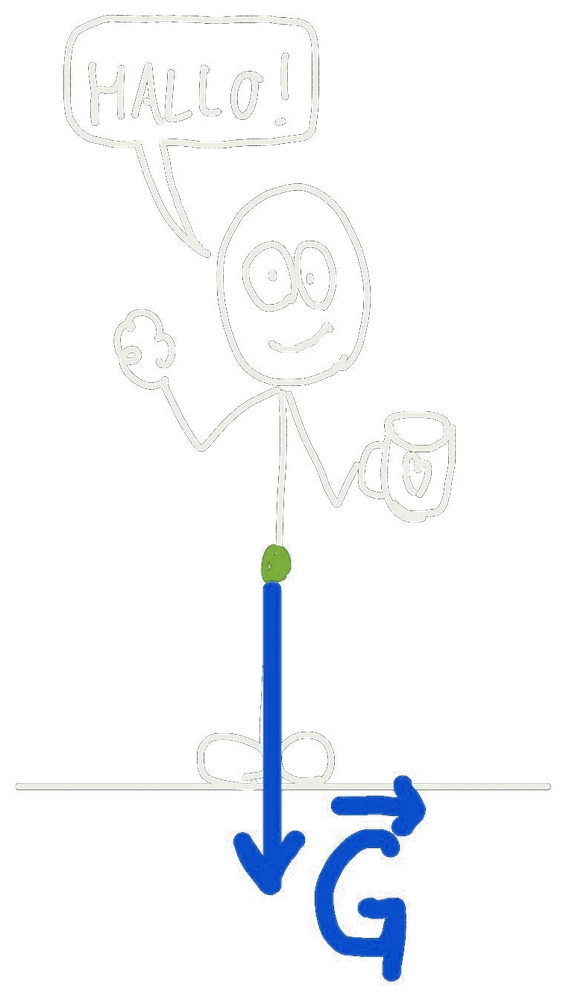
#> input picture verktoy/pdf/bilder/hallo.png, 566 x 1000 px, shrunk from 759 x 1342 before the run
$ python fjern_bakgrunn.py pdf/bilder/hallo.png
#> lines starting #> are read from the running program, lines starting #| are printed output that depends on the picture; after the words box and inside, x2 and y2 are one past the last pixel; in counts of white or black regions, pixels touching at a corner belong together
"""Fjerner hvit bakgrunn som henger sammen med kanten av bildet (flomfyll), men beholder hvitt inne i figuren
(f.eks. hvite bokstaver i fargede sirkler). Kanten mykes opp med fargeavstand til hvitt."""
import sys
import numpy as np
from PIL import Image
from scipy import ndimage
for f in sys.argv[1:]:
    im = Image.open(f).convert('RGBA'); a = np.asarray(im).astype(float)
#> further down, im is the input picture: PIL image 566x1000 RGBA; mean R, G, B, A 18.8, 21.3, 24, 22.2
    rgb = a[..., :3] / 255
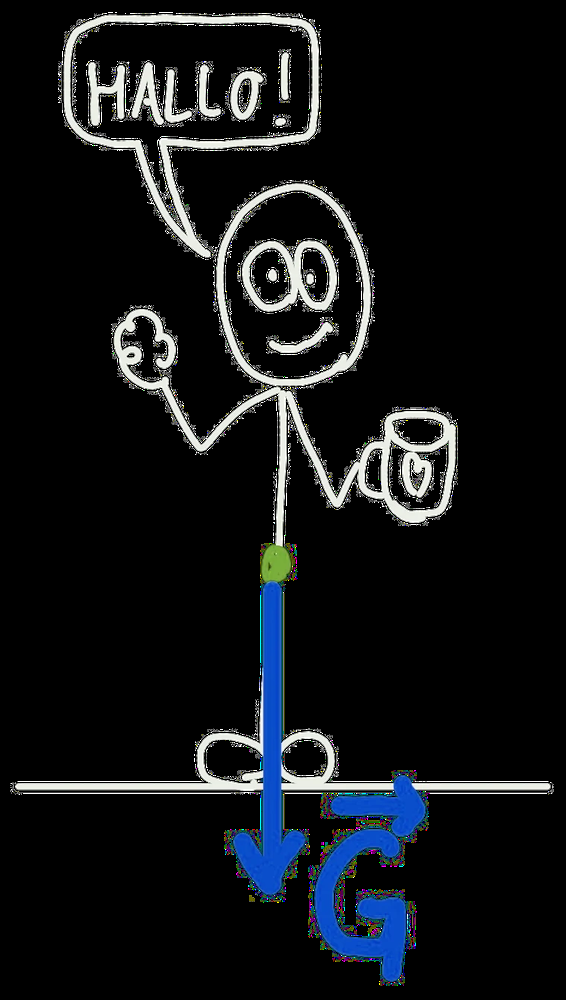
#> rgb: shape (1000, 566, 3) float64; mean R, G, B 0.0738, 0.0835, 0.094
    avst = (1 - rgb).max(axis=2)                 # 0 = hvit, 1 = langt fra hvit
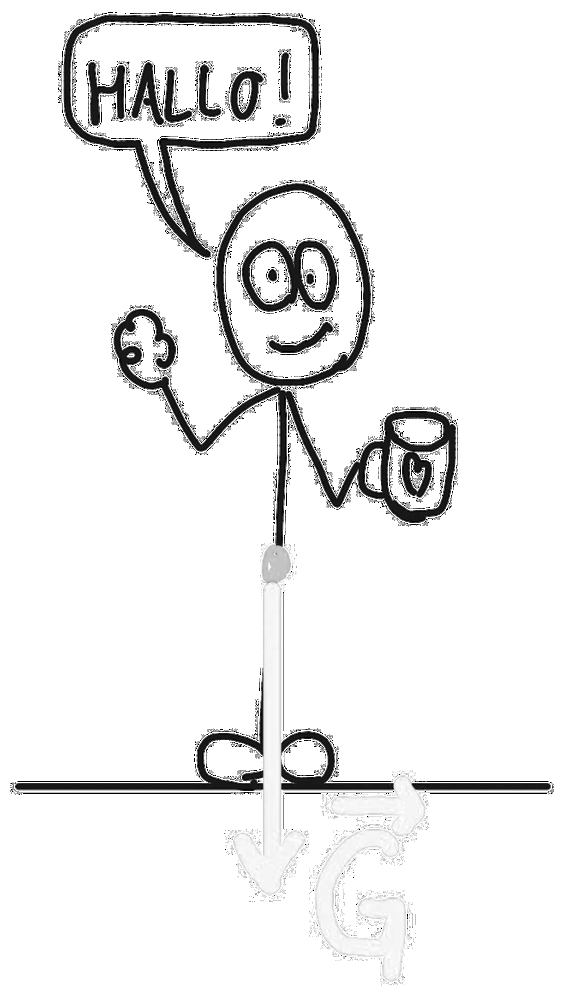
#> avst: shape (1000, 566) float64; min 0, max 1, mean 0.93
    nesten_hvit = avst < 0.12
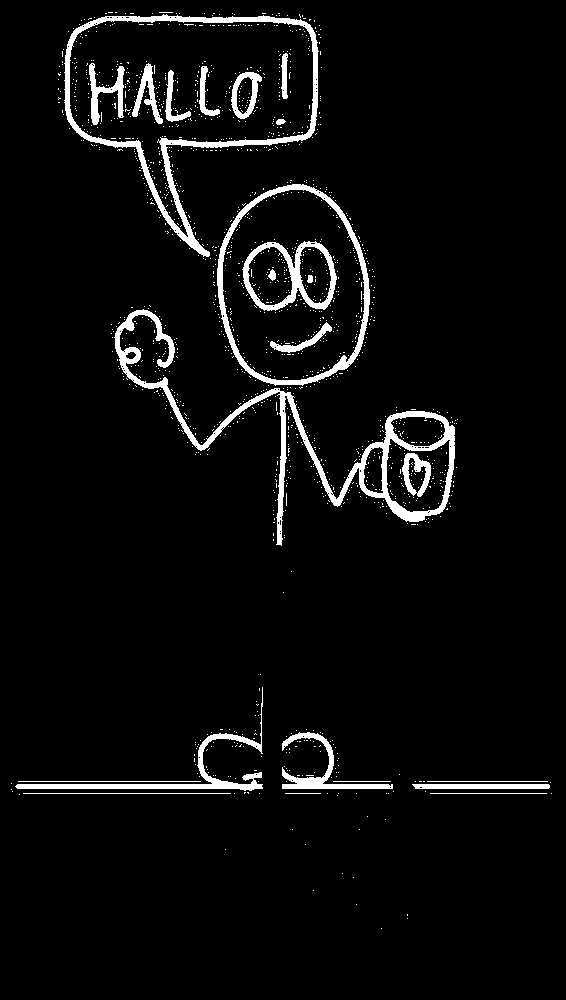
#> nesten_hvit: shape (1000, 566) bool; 4.8% white; 1529 white regions (1505 under 20 px), largest, box (x1, y1, x2, y2) and area: (114, 309, 455, 546) 6600, (64, 14, 319, 257) 4921, (217, 184, 370, 386) 3034
    lab, n = ndimage.label(nesten_hvit)
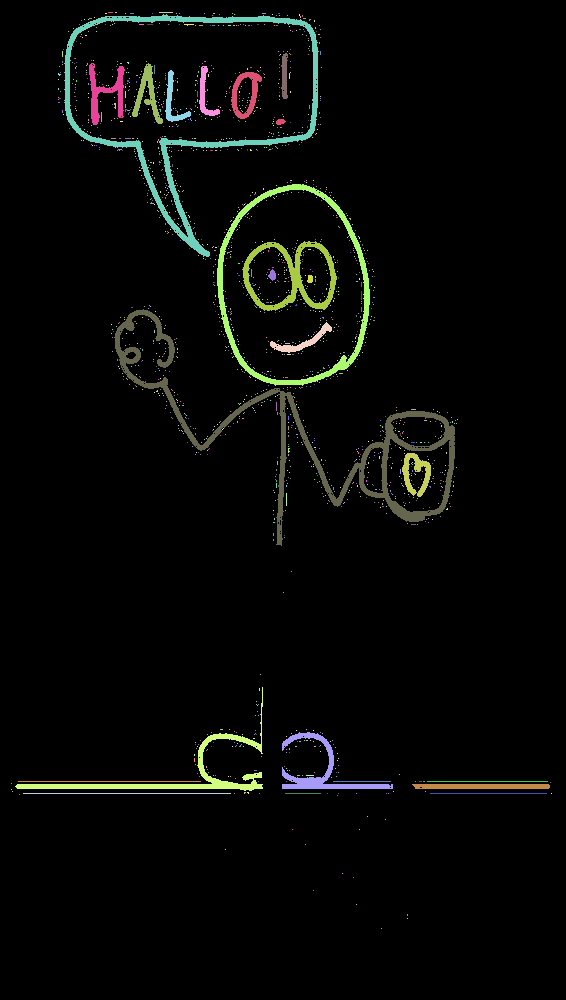
#> lab: shape (1000, 566) int32; 1677 distinct labels, from 0 to 1676; one colour per label, 0 black
#> n = 1676
    kant = set(np.unique(np.concatenate([lab[0], lab[-1], lab[:, 0], lab[:, -1]]))) - {0}
#> kant = 0 items
    storrelse = ndimage.sum(np.ones_like(lab), lab, index=np.arange(1, n + 1))
#> storrelse = 1676 values, max 6593 at index 881, min 1 at index 4, mean 16.37
    grense = 0.0025 * lab.size   # store hvite felt inne i figuren er også bakgrunn; små (bokstaver) beholdes
#> grense = 1415
    kant |= {i + 1 for i, st in enumerate(storrelse) if st > grense}
#> kant = 5 items
    bakgrunn = np.isin(lab, list(kant))
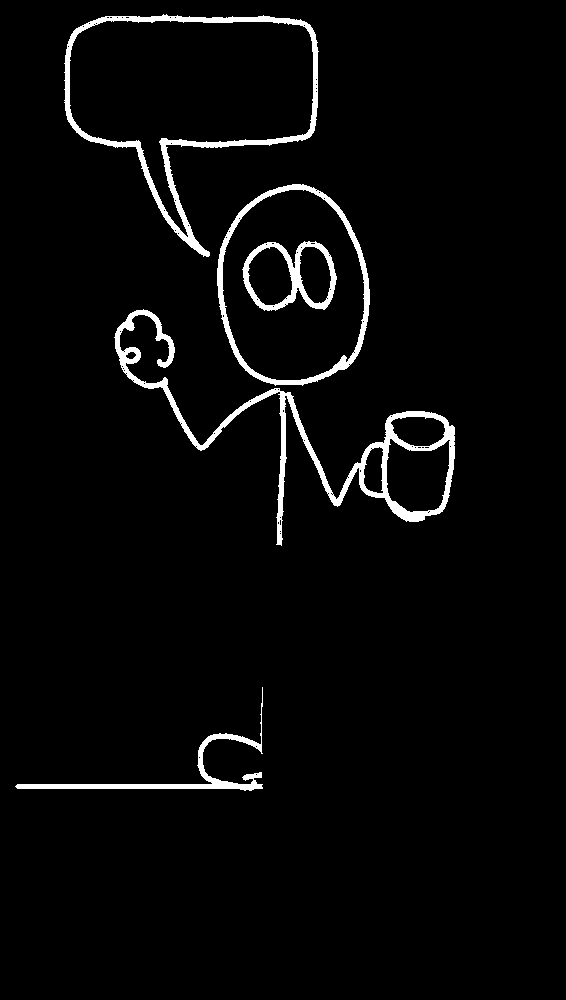
#> bakgrunn: shape (1000, 566) bool; 3.3% white; 5 white regions, box (x1, y1, x2, y2) and area: (114, 309, 455, 546) 6593, (64, 14, 319, 257) 4915, (217, 184, 370, 386) 3032, (15, 687, 263, 791) 2091, (242, 241, 337, 311) 1852
    # myk overgang: piksler like ved bakgrunnen får alfa etter avstand fra hvitt
    naer = ndimage.binary_dilation(bakgrunn, iterations=2) & ~bakgrunn
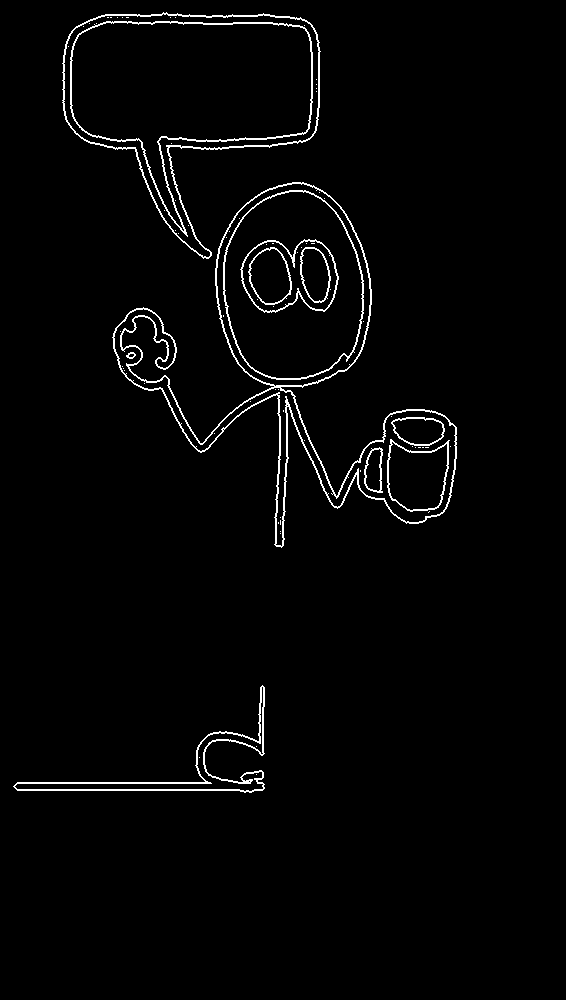
#> naer: shape (1000, 566) bool; 2.2% white in thin lines or dots, all inside (x1, y1, x2, y2) = (13, 12, 457, 793)
    alfa = np.ones(avst.shape)
    alfa[bakgrunn] = 0
    alfa[naer] = np.clip(avst[naer] / 0.5, 0, 1)
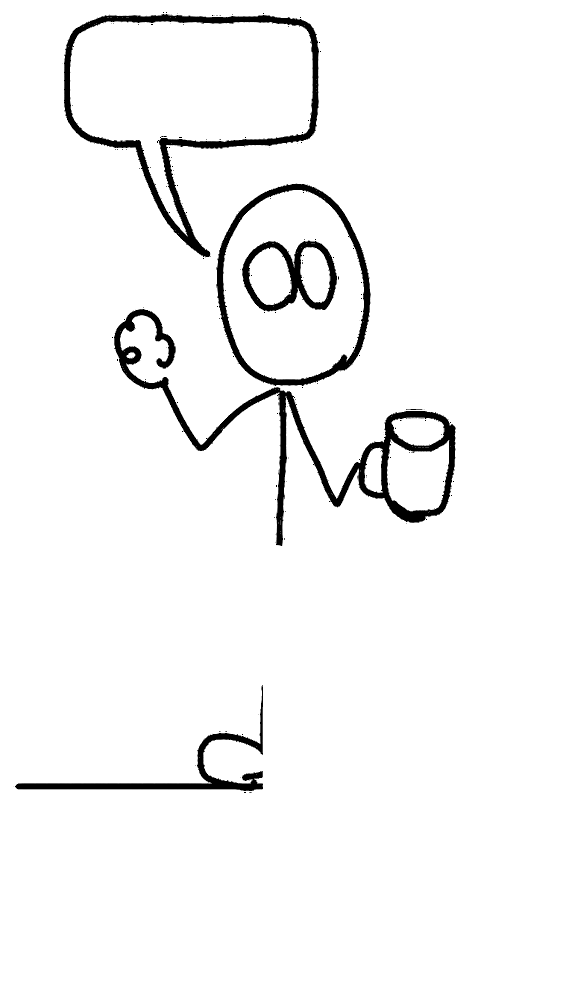
#> alfa: shape (1000, 566) float64; min 0, max 1, mean 0.963
    ut = a.copy(); ut[..., 3] = (a[..., 3] / 255 * alfa * 255)
    # fjern hvit «glorie» i kantpiksler
    m = naer[..., None] & (alfa[..., None] > 0)
#> m: shape (1000, 566, 1) bool; 2.2% white in thin lines or dots, all inside (x1, y1, x2, y2) = (13, 13, 457, 793)
    ut[..., :3] = np.where(m, np.clip((rgb - (1 - alfa[..., None])) / np.maximum(alfa[..., None], 1e-3), 0, 1) * 255, a[..., :3])
    Image.fromarray(ut.round().astype(np.uint8), 'RGBA').save(f, optimize=True)
    print('ok', f)

$ run again, on verktoy/pdf/bilder/tavle-bakgrunn.png
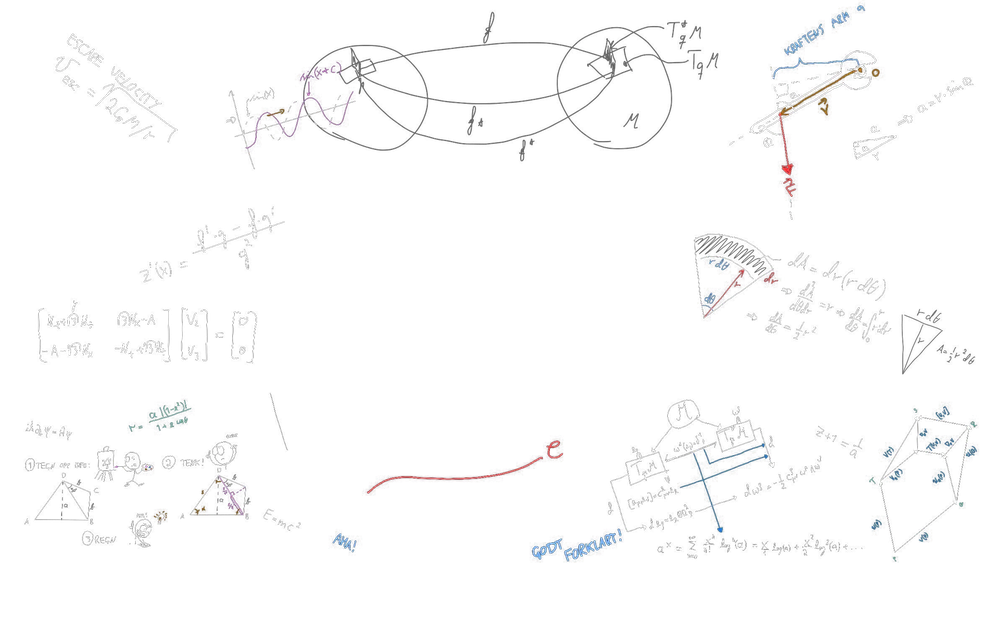
#> input picture verktoy/pdf/bilder/tavle-bakgrunn.png, 1000 x 624 px, shrunk from 1800 x 1124 before the run
#> im is the input picture: PIL image 1000x624 RGBA; mean R, G, B, A 14.6, 14.2, 14.8, 7.4
#> `rgb = a[..., :3] / 255`:
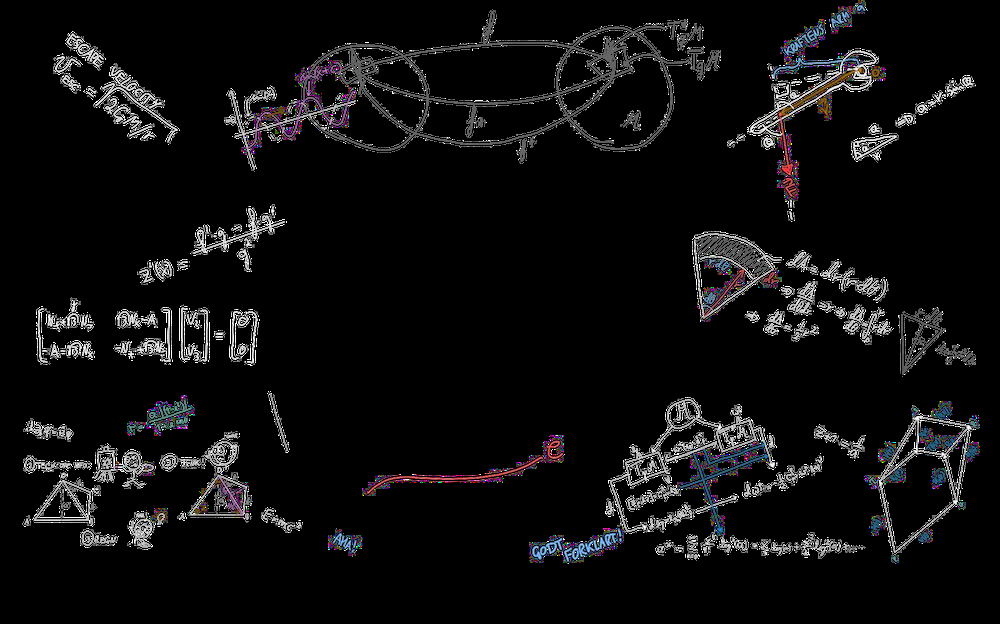
#> rgb: shape (624, 1000, 3) float64; mean R, G, B 0.0572, 0.0557, 0.058
#> `nesten_hvit = avst < 0.12`:
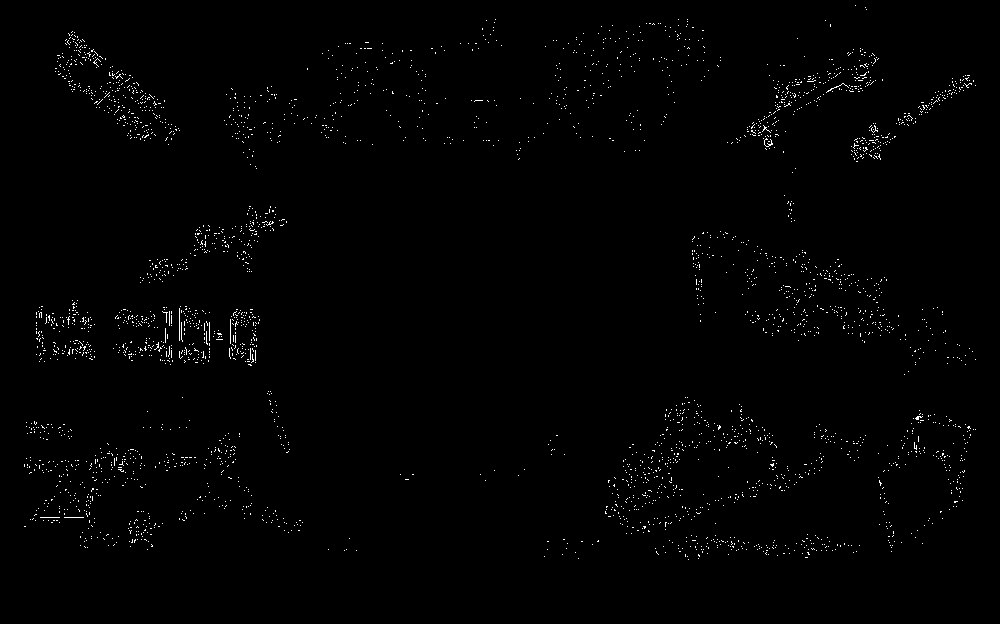
#> nesten_hvit: shape (624, 1000) bool; 0.9% white in thin lines or dots, all inside (x1, y1, x2, y2) = (24, 5, 976, 560)
#> lab: shape (624, 1000) int32; 3913 distinct labels, from 0 to 3912
#> n = 3912
#> kant = 0 items
#> storrelse = 3912 values, max 33 at index 1878, min 1 at index 0, mean 1.44
#> bakgrunn: shape (624, 1000) bool; every value is 0
#> alfa: shape (624, 1000) float64; every value is 1
